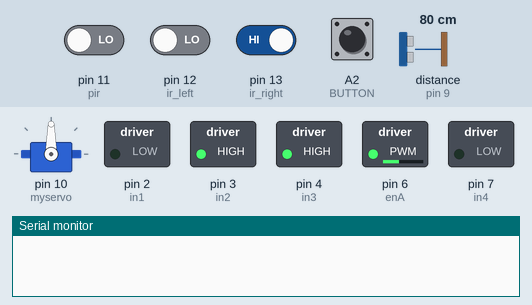
The sketch below on a simulated Arduino Uno, built with avr-gcc and run on an emulated ATmega328P. On the bench: servo, switched loads named in the sketch (green lamp = pin HIGH), the last lines printed to the serial monitor. Wiring (inferred from the names in the program): ultrasonic range finder: trigger pin 8; echo pin 9. The inputs (shaded band) are chosen by the test bench; at power-on: A2 (BUTTON), pin 13 (ir_right) HIGH, pin 11 (pir), pin 12 (ir_left) LOW, distance to the obstacle (sensor on pin 9) 80 cm. The echo pulse lasts 58.3 µs per cm; pins used as bus, display or sensor lines are not drawn.

Above: at 1.2 s.
1.3 s: distance to the obstacle (sensor on pin 9) set to 23 cm
2.8 s: distance to the obstacle (sensor on pin 9) set to 18 cm
At 3.1 s:
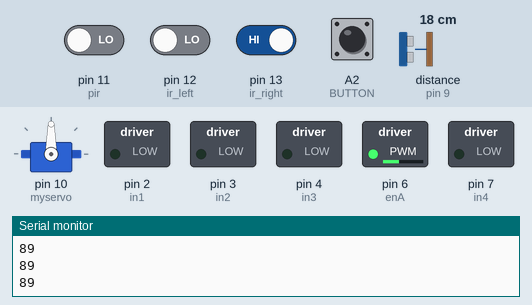
4.3 s: distance to the obstacle (sensor on pin 9) set to 35 cm
At 5.5 s:
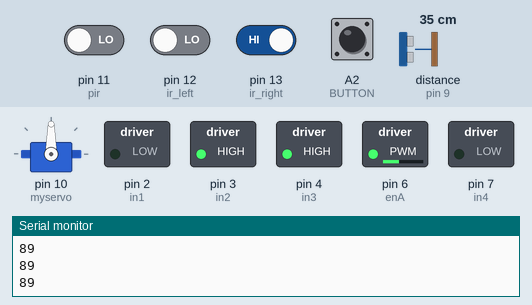
5.8 s: pin 12 (ir_left) driven HIGH
At 6.6 s:
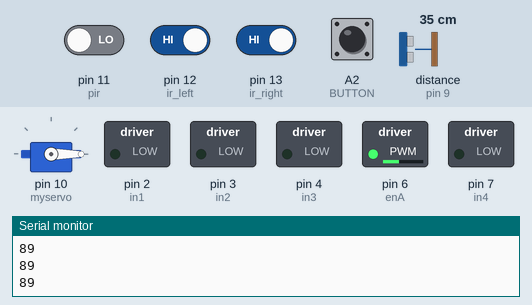
Timing chart, 0 to 28.3 s (numbered marks = the images above; inputs shaded):
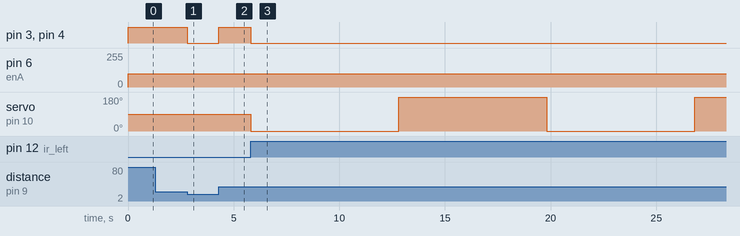

Measured:
- the behaviour switches between 21 and 20 cm on distance to the obstacle (sensor on pin 9) (found by bisection; images 0 and 1)
- after the input at 1.3 s, every drawn part: stays the same
- after the input at 2.8 s, pin 3 (in2), pin 4 (in3): HIGH → LOW at once
- after the input at 4.3 s, pin 3 (in2), pin 4 (in3): LOW → HIGH at once
- after the input at 5.8 s, pin 3 (in2), pin 4 (in3): HIGH → LOW at once; servo on pin 10 (myservo): alternates 180° for 7.0 s and 0° for 7.0 s, starting at once

The sketch:

roboton.ino
```cpp
#include <Servo.h>
Servo myservo;
const int in1 = 2;
const int in2 = 3;
const int in3 = 4;
const int enA = 6;
const int enB = 6;
const int in4 = 7;
int trig=8;
int echo=9; // 10 for servo
const int pir = 11;
const int buzzer = 5;
const int red= A1;
const int BUTTON = A2;
const int green_l = A3;
const int green_r = A4;
const int blue = A5;

int cm;
long double duration;
class servo_mod {
  public:
  int level;
  float distance;
};
servo_mod w_r , w_l, frwd;
int ir_left=12;
int ir_right=13;
int left=0, right=0, motion=1,i=0, button=1, pir_value=0 ;
 int M1_Speed = 120;
 int M2_Speed = 120;
 int LeftRotationSpeed = 100;
 int RightRotationSpeed = 100;
 void setup() {
  pinMode(in1,OUTPUT);
  pinMode(in2,OUTPUT);
  pinMode(in3,OUTPUT);
  pinMode(in4,OUTPUT);
  pinMode(enA,OUTPUT);
  pinMode(enB,OUTPUT);
  pinMode(BUTTON, INPUT_PULLUP);
  pinMode(ir_left,INPUT);
  pinMode(ir_right,INPUT);
  pinMode(pir,INPUT);
  myservo.attach(10);
  pinMode(trig,OUTPUT);
  pinMode(echo,INPUT);
  myservo.write(90);
  Serial.begin(9600);
}

void loop() {
  digitalWrite(buzzer,0);

    button=digitalRead(BUTTON);
    if(!button){ while(i==3){
    digitalWrite(A5,1);
    digitalWrite(red,0);
    digitalWrite(buzzer,1);
    delay(1000);digitalWrite(A5,0);
    digitalWrite(red,1);digitalWrite(buzzer,1);
    delay(1000);
    Serial.println("1");
    i++;}
    i=0;
    }
    if(!motion){  myservo.write(0);/*inside a block */ delay(6000);
    pir_value=digitalRead(pir);
   Serial.println("2");
    w_r.distance=calculateDistance();
    if(w_r.distance<=20 && pir_value){
      w_r.level=1;
      digitalWrite(red,1);
      digitalWrite(green_l,0);
    Serial.println("3");}
    else{
 w_r.level=0;
      digitalWrite(red,0);
      digitalWrite(green_l,1);
    Serial.println("7");}
    delay(1000);
    myservo.write(180);/*outside a block */ delay(6000);
    w_l.distance=calculateDistance();
    pir_value=digitalRead(pir);
    if(w_l.distance<=20 && pir_value){
      w_l.level=1;
      Serial.println("4");
      digitalWrite(red,1);
      digitalWrite(green_r,0);
    }
    else{
      w_l.level=0;
      digitalWrite(red,0);
      digitalWrite(green_r,1);
    Serial.println("5");}
    delay(1000);
    if(w_l.level==1 && w_r.level==1){
      motion=1;
      forward();
      Serial.println("0");
      myservo.write(90);
      return ;
          }


}
else {
  left=digitalRead(ir_left);
  right=digitalRead(ir_right);
  frwd.distance=calculateDistance();
  if(frwd.distance<20){ Stop(); digitalWrite(buzzer,1); Serial.println("89");}
  else if (left && right){Stop();motion=0 ;digitalWrite(red,1);}
  else if (left==0 && right==0) { forward();motion=1;  return;}
  else if(left==0 && right){ right_rotation();motion=1; return;}
  else if(left && right==0){ left_rotation();motion=1; return;}
  else{ Stop();}

}
}
void forward() {
     digitalWrite(in1, HIGH);
     digitalWrite(in2, LOW);
     digitalWrite(in3, HIGH);
     digitalWrite(in4, LOW);
     analogWrite(enA, M1_Speed);
     analogWrite(enB, M2_Speed);
}

void backward()
{
  digitalWrite(in1, LOW);
  digitalWrite(in2, HIGH);
  digitalWrite(in3, LOW);
  digitalWrite(in4, HIGH);
  analogWrite(enA, M1_Speed);
  analogWrite(enB, M2_Speed);
}

void right_rotation()
{
            digitalWrite(in1, LOW);
            digitalWrite(in2, HIGH);
            digitalWrite(in3, HIGH);
            digitalWrite(in4, LOW);
            analogWrite(enA, LeftRotationSpeed);
            analogWrite(enB, RightRotationSpeed);
}

void left_rotation()
{
            digitalWrite(in1, HIGH);
            digitalWrite(in2, LOW);
            digitalWrite(in3, LOW);
            digitalWrite(in4, HIGH);
            analogWrite(enA, LeftRotationSpeed);
            analogWrite(enB, RightRotationSpeed);
}
void Stop()
{
            digitalWrite(in1, LOW);
            digitalWrite(in2, LOW);
            digitalWrite(in3, LOW);
            digitalWrite(in4, LOW);
}

int calculateDistance(){

  digitalWrite(trig, LOW);
  delayMicroseconds(2);
  digitalWrite(trig, HIGH);
  delayMicroseconds(10);
  digitalWrite(trig, LOW);
  duration = pulseIn(echo, HIGH);
  cm= duration*0.034/2;
  return cm;
}
```
